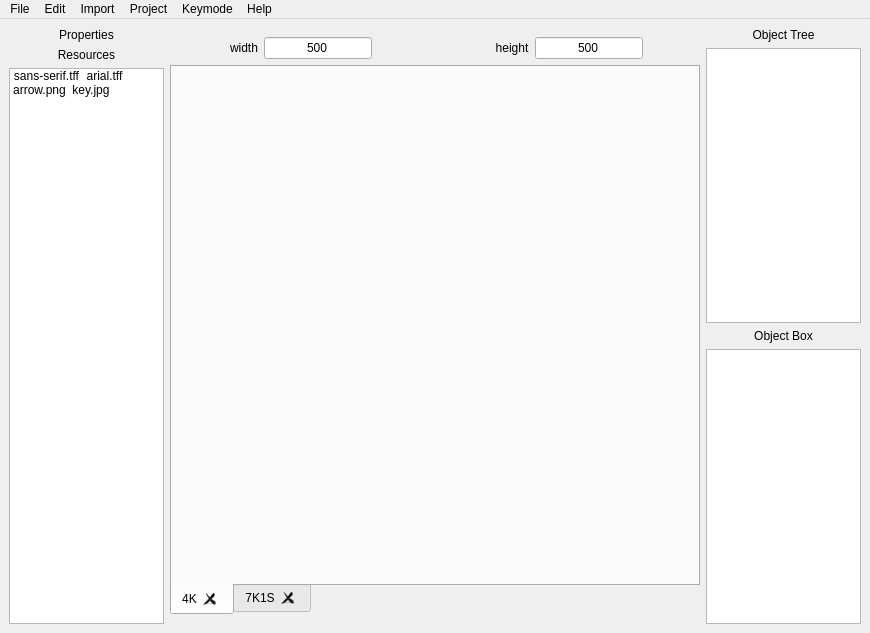
<?xml version="1.0" encoding="UTF-8"?>
<ui version="4.0">
 <class>MainWindow</class>
 <widget class="QMainWindow" name="MainWindow">
  <property name="geometry">
   <rect>
    <x>0</x>
    <y>0</y>
    <width>870</width>
    <height>633</height>
   </rect>
  </property>
  <property name="sizePolicy">
   <sizepolicy hsizetype="Preferred" vsizetype="Preferred">
    <horstretch>0</horstretch>
    <verstretch>0</verstretch>
   </sizepolicy>
  </property>
  <property name="windowTitle">
   <string>SoundsphereSkinningTool</string>
  </property>
  <property name="toolButtonStyle">
   <enum>Qt::ToolButtonIconOnly</enum>
  </property>
  <property name="tabShape">
   <enum>QTabWidget::Rounded</enum>
  </property>
  <widget class="QWidget" name="centralwidget">
   <property name="sizePolicy">
    <sizepolicy hsizetype="Preferred" vsizetype="Preferred">
     <horstretch>0</horstretch>
     <verstretch>0</verstretch>
    </sizepolicy>
   </property>
   <layout class="QGridLayout" name="gridLayout">
    <item row="0" column="2">
     <layout class="QVBoxLayout" name="right">
      <item>
       <layout class="QVBoxLayout" name="topright">
        <item>
         <widget class="QLabel" name="objectTreeLabel">
          <property name="text">
           <string>Object Tree</string>
          </property>
          <property name="alignment">
           <set>Qt::AlignCenter</set>
          </property>
         </widget>
        </item>
        <item>
         <widget class="QListWidget" name="objectTree">
          <property name="minimumSize">
           <size>
            <width>150</width>
            <height>0</height>
           </size>
          </property>
          <property name="verticalScrollBarPolicy">
           <enum>Qt::ScrollBarAsNeeded</enum>
          </property>
          <property name="horizontalScrollBarPolicy">
           <enum>Qt::ScrollBarAlwaysOff</enum>
          </property>
          <property name="dragEnabled">
           <bool>false</bool>
          </property>
          <property name="dragDropMode">
           <enum>QAbstractItemView::NoDragDrop</enum>
          </property>
          <property name="selectionRectVisible">
           <bool>false</bool>
          </property>
          <property name="sortingEnabled">
           <bool>true</bool>
          </property>
         </widget>
        </item>
       </layout>
      </item>
      <item>
       <layout class="QVBoxLayout" name="bottomright">
        <item>
         <widget class="QLabel" name="objectBoxLabel">
          <property name="text">
           <string>Object Box</string>
          </property>
          <property name="alignment">
           <set>Qt::AlignCenter</set>
          </property>
         </widget>
        </item>
        <item>
         <widget class="QListWidget" name="objectBox">
          <property name="minimumSize">
           <size>
            <width>150</width>
            <height>0</height>
           </size>
          </property>
          <property name="verticalScrollBarPolicy">
           <enum>Qt::ScrollBarAsNeeded</enum>
          </property>
          <property name="horizontalScrollBarPolicy">
           <enum>Qt::ScrollBarAlwaysOff</enum>
          </property>
          <property name="dragEnabled">
           <bool>true</bool>
          </property>
          <property name="dragDropMode">
           <enum>QAbstractItemView::DragOnly</enum>
          </property>
         </widget>
        </item>
       </layout>
      </item>
     </layout>
    </item>
    <item row="0" column="0">
     <layout class="QVBoxLayout" name="left">
      <item>
       <layout class="QVBoxLayout" name="topleft">
        <item>
         <widget class="QLabel" name="propertiesLabel">
          <property name="text">
           <string>Properties</string>
          </property>
          <property name="alignment">
           <set>Qt::AlignCenter</set>
          </property>
         </widget>
        </item>
       </layout>
      </item>
      <item>
       <layout class="QVBoxLayout" name="bottomleft">
        <item>
         <widget class="QLabel" name="resourcesLabel">
          <property name="text">
           <string>Resources</string>
          </property>
          <property name="alignment">
           <set>Qt::AlignCenter</set>
          </property>
         </widget>
        </item>
        <item>
         <widget class="QListWidget" name="resources">
          <property name="minimumSize">
           <size>
            <width>150</width>
            <height>0</height>
           </size>
          </property>
          <property name="verticalScrollBarPolicy">
           <enum>Qt::ScrollBarAsNeeded</enum>
          </property>
          <property name="horizontalScrollBarPolicy">
           <enum>Qt::ScrollBarAlwaysOff</enum>
          </property>
          <property name="dragEnabled">
           <bool>true</bool>
          </property>
          <property name="dragDropMode">
           <enum>QAbstractItemView::DragDrop</enum>
          </property>
          <property name="defaultDropAction">
           <enum>Qt::IgnoreAction</enum>
          </property>
          <property name="viewMode">
           <enum>QListView::IconMode</enum>
          </property>
          <property name="uniformItemSizes">
           <bool>false</bool>
          </property>
          <item>
           <property name="text">
            <string>sans-serif.tff</string>
           </property>
          </item>
          <item>
           <property name="text">
            <string>arial.tff</string>
           </property>
          </item>
          <item>
           <property name="text">
            <string>arrow.png</string>
           </property>
          </item>
          <item>
           <property name="text">
            <string>key.jpg</string>
           </property>
          </item>
         </widget>
        </item>
       </layout>
      </item>
     </layout>
    </item>
    <item row="0" column="1">
     <layout class="QVBoxLayout" name="center">
      <item>
       <spacer name="centerSpacerTop">
        <property name="orientation">
         <enum>Qt::Vertical</enum>
        </property>
        <property name="sizeHint" stdset="0">
         <size>
          <width>20</width>
          <height>40</height>
         </size>
        </property>
       </spacer>
      </item>
      <item>
       <layout class="QHBoxLayout" name="topcenter">
        <item>
         <layout class="QHBoxLayout" name="lefttopcenter">
          <item>
           <spacer name="viewWidthSpacerLeft">
            <property name="orientation">
             <enum>Qt::Horizontal</enum>
            </property>
            <property name="sizeHint" stdset="0">
             <size>
              <width>40</width>
              <height>20</height>
             </size>
            </property>
           </spacer>
          </item>
          <item>
           <widget class="QLabel" name="viewWidtthLabel">
            <property name="text">
             <string>width</string>
            </property>
            <property name="alignment">
             <set>Qt::AlignCenter</set>
            </property>
           </widget>
          </item>
          <item>
           <widget class="QLineEdit" name="viewWidthTextbox">
            <property name="maximumSize">
             <size>
              <width>150</width>
              <height>16777215</height>
             </size>
            </property>
            <property name="text">
             <string>500</string>
            </property>
            <property name="alignment">
             <set>Qt::AlignCenter</set>
            </property>
           </widget>
          </item>
          <item>
           <spacer name="viewWidthSpacerRight">
            <property name="orientation">
             <enum>Qt::Horizontal</enum>
            </property>
            <property name="sizeHint" stdset="0">
             <size>
              <width>40</width>
              <height>20</height>
             </size>
            </property>
           </spacer>
          </item>
         </layout>
        </item>
        <item>
         <layout class="QHBoxLayout" name="righttopcenter">
          <item>
           <spacer name="viewHeightSpacerLeft">
            <property name="orientation">
             <enum>Qt::Horizontal</enum>
            </property>
            <property name="sizeHint" stdset="0">
             <size>
              <width>40</width>
              <height>20</height>
             </size>
            </property>
           </spacer>
          </item>
          <item>
           <widget class="QLabel" name="viewHeightLabel">
            <property name="text">
             <string>height</string>
            </property>
            <property name="alignment">
             <set>Qt::AlignCenter</set>
            </property>
           </widget>
          </item>
          <item>
           <widget class="QLineEdit" name="viewHeightTextbox">
            <property name="maximumSize">
             <size>
              <width>150</width>
              <height>16777215</height>
             </size>
            </property>
            <property name="text">
             <string>500</string>
            </property>
            <property name="alignment">
             <set>Qt::AlignCenter</set>
            </property>
           </widget>
          </item>
          <item>
           <spacer name="viewHeightSpacerRight">
            <property name="orientation">
             <enum>Qt::Horizontal</enum>
            </property>
            <property name="sizeHint" stdset="0">
             <size>
              <width>40</width>
              <height>20</height>
             </size>
            </property>
           </spacer>
          </item>
         </layout>
        </item>
       </layout>
      </item>
      <item>
       <widget class="QTabWidget" name="keymodeTabs">
        <property name="sizePolicy">
         <sizepolicy hsizetype="Fixed" vsizetype="Fixed">
          <horstretch>0</horstretch>
          <verstretch>0</verstretch>
         </sizepolicy>
        </property>
        <property name="minimumSize">
         <size>
          <width>530</width>
          <height>550</height>
         </size>
        </property>
        <property name="tabPosition">
         <enum>QTabWidget::South</enum>
        </property>
        <property name="tabShape">
         <enum>QTabWidget::Rounded</enum>
        </property>
        <property name="currentIndex">
         <number>0</number>
        </property>
        <property name="elideMode">
         <enum>Qt::ElideNone</enum>
        </property>
        <property name="usesScrollButtons">
         <bool>true</bool>
        </property>
        <property name="tabsClosable">
         <bool>true</bool>
        </property>
        <property name="movable">
         <bool>true</bool>
        </property>
        <property name="tabBarAutoHide">
         <bool>false</bool>
        </property>
        <widget class="QWidget" name="fourKTab">
         <attribute name="title">
          <string>4K</string>
         </attribute>
         <layout class="QGridLayout" name="gridLayout_2"/>
        </widget>
        <widget class="QWidget" name="sevenKoneSTab">
         <attribute name="title">
          <string>7K1S</string>
         </attribute>
        </widget>
       </widget>
      </item>
      <item>
       <spacer name="centerSpacerBottom">
        <property name="orientation">
         <enum>Qt::Vertical</enum>
        </property>
        <property name="sizeHint" stdset="0">
         <size>
          <width>20</width>
          <height>40</height>
         </size>
        </property>
       </spacer>
      </item>
     </layout>
    </item>
   </layout>
  </widget>
  <widget class="QMenuBar" name="menubar">
   <property name="geometry">
    <rect>
     <x>0</x>
     <y>0</y>
     <width>870</width>
     <height>21</height>
    </rect>
   </property>
   <widget class="QMenu" name="menuFile">
    <property name="title">
     <string>File</string>
    </property>
    <addaction name="actionNew"/>
    <addaction name="actionSave"/>
    <addaction name="actionSave_As"/>
    <addaction name="actionOpen"/>
   </widget>
   <widget class="QMenu" name="menuEdit">
    <property name="title">
     <string>Edit</string>
    </property>
    <addaction name="actionCopy"/>
    <addaction name="actionPaste"/>
   </widget>
   <widget class="QMenu" name="menuImport">
    <property name="title">
     <string>Import</string>
    </property>
    <addaction name="actionImage"/>
    <addaction name="actionFont"/>
    <addaction name="actionFolder"/>
   </widget>
   <widget class="QMenu" name="menuProject">
    <property name="title">
     <string>Project</string>
    </property>
    <addaction name="actionProject_Settings"/>
    <addaction name="actionProject_Validate"/>
   </widget>
   <widget class="QMenu" name="menuKeymode">
    <property name="title">
     <string>Keymode</string>
    </property>
    <addaction name="actionKeymode_Settings"/>
    <addaction name="actionKeymode_Validate"/>
   </widget>
   <widget class="QMenu" name="menuHelp">
    <property name="title">
     <string>Help</string>
    </property>
    <addaction name="actionBeginner_Guide"/>
    <addaction name="actionAbout"/>
   </widget>
   <addaction name="menuFile"/>
   <addaction name="menuEdit"/>
   <addaction name="menuImport"/>
   <addaction name="menuProject"/>
   <addaction name="menuKeymode"/>
   <addaction name="menuHelp"/>
  </widget>
  <action name="actionNew">
   <property name="text">
    <string>New</string>
   </property>
  </action>
  <action name="actionSave">
   <property name="text">
    <string>Save</string>
   </property>
  </action>
  <action name="actionSave_As">
   <property name="text">
    <string>Save As</string>
   </property>
  </action>
  <action name="actionOpen">
   <property name="text">
    <string>Open</string>
   </property>
  </action>
  <action name="action">
   <property name="text">
    <string>.</string>
   </property>
  </action>
  <action name="actionCopy">
   <property name="text">
    <string>Copy</string>
   </property>
  </action>
  <action name="actionPaste">
   <property name="text">
    <string>Paste</string>
   </property>
  </action>
  <action name="action_2">
   <property name="text">
    <string>.</string>
   </property>
  </action>
  <action name="actionImage">
   <property name="text">
    <string>Image</string>
   </property>
  </action>
  <action name="actionFont">
   <property name="text">
    <string>Font</string>
   </property>
  </action>
  <action name="actionFolder">
   <property name="text">
    <string>Folder</string>
   </property>
  </action>
  <action name="action_3">
   <property name="text">
    <string>.</string>
   </property>
  </action>
  <action name="actionProject_Settings">
   <property name="text">
    <string>Settings</string>
   </property>
  </action>
  <action name="actionProject_Validate">
   <property name="text">
    <string>Validate</string>
   </property>
  </action>
  <action name="actionKeymode_Settings">
   <property name="text">
    <string>Settings</string>
   </property>
  </action>
  <action name="actionKeymode_Validate">
   <property name="text">
    <string>Validate</string>
   </property>
  </action>
  <action name="action_4">
   <property name="text">
    <string>.</string>
   </property>
  </action>
  <action name="action_5">
   <property name="text">
    <string>.</string>
   </property>
  </action>
  <action name="actionBeginner_Guide">
   <property name="text">
    <string>Beginner Guide</string>
   </property>
  </action>
  <action name="actionAbout">
   <property name="text">
    <string>About</string>
   </property>
  </action>
  <action name="action_6">
   <property name="text">
    <string>.</string>
   </property>
  </action>
 </widget>
 <resources/>
 <connections/>
</ui>
